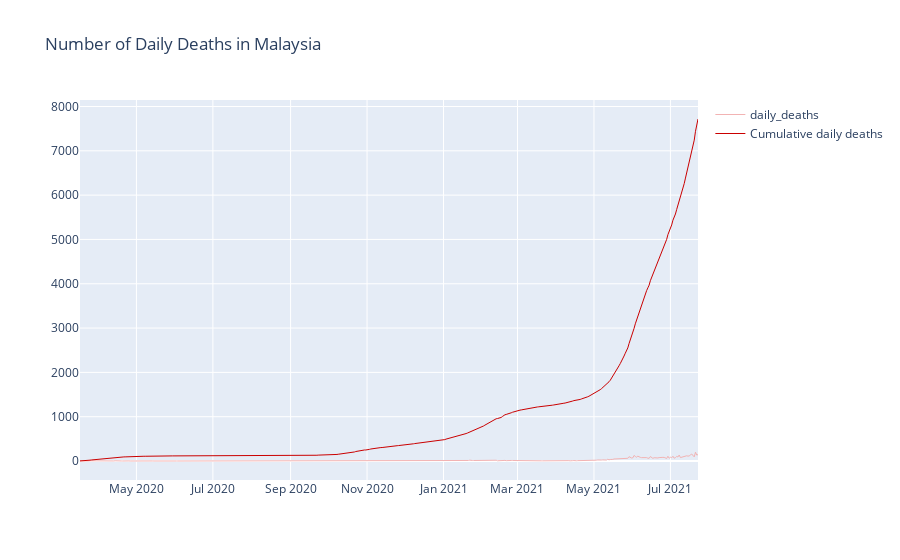

Notebook source saved alongside this figure:
### Code cell
deaths_malaysia['cumulative_deaths'] = deaths_malaysia['deaths_new'].cumsum()

fig = go.Figure()
# Create and style traces
fig.add_trace(go.Scatter(x=deaths_malaysia.date, y= deaths_malaysia.deaths_new, name = 'daily_deaths', \
    line = dict(color='#F2B3B3', width = 1)))
fig.add_trace(go.Scatter(x=deaths_malaysia.date, y= deaths_malaysia.cumulative_deaths, name = 'Cumulative daily deaths', 
                         line=dict(color='#CA0000', width=1)))
fig.update_layout(title ='Number of Daily Deaths in Malaysia')
fig.show()

### Figure 1 — Plotly figure (JSON) as saved in the notebook; plotly's stock layout.template omitted (floating-point values rounded to 4 significant figures; data arrays with more than 128 entries replaced by an {"elided": "..."} marker saying what was removed)
{"data": [{"line": {"color": "#F2B3B3", "width": 1}, "name": "daily_deaths", "type": "scatter", "x": {"elided": "494 str values"}, "y": {"elided": "494 int values"}}, {"line": {"color": "#CA0000", "width": 1}, "name": "Cumulative daily deaths", "type": "scatter", "x": {"elided": "494 str values"}, "y": {"elided": "494 int values"}}], "layout": {"title": {"text": "Number of Daily Deaths in Malaysia"}}}
